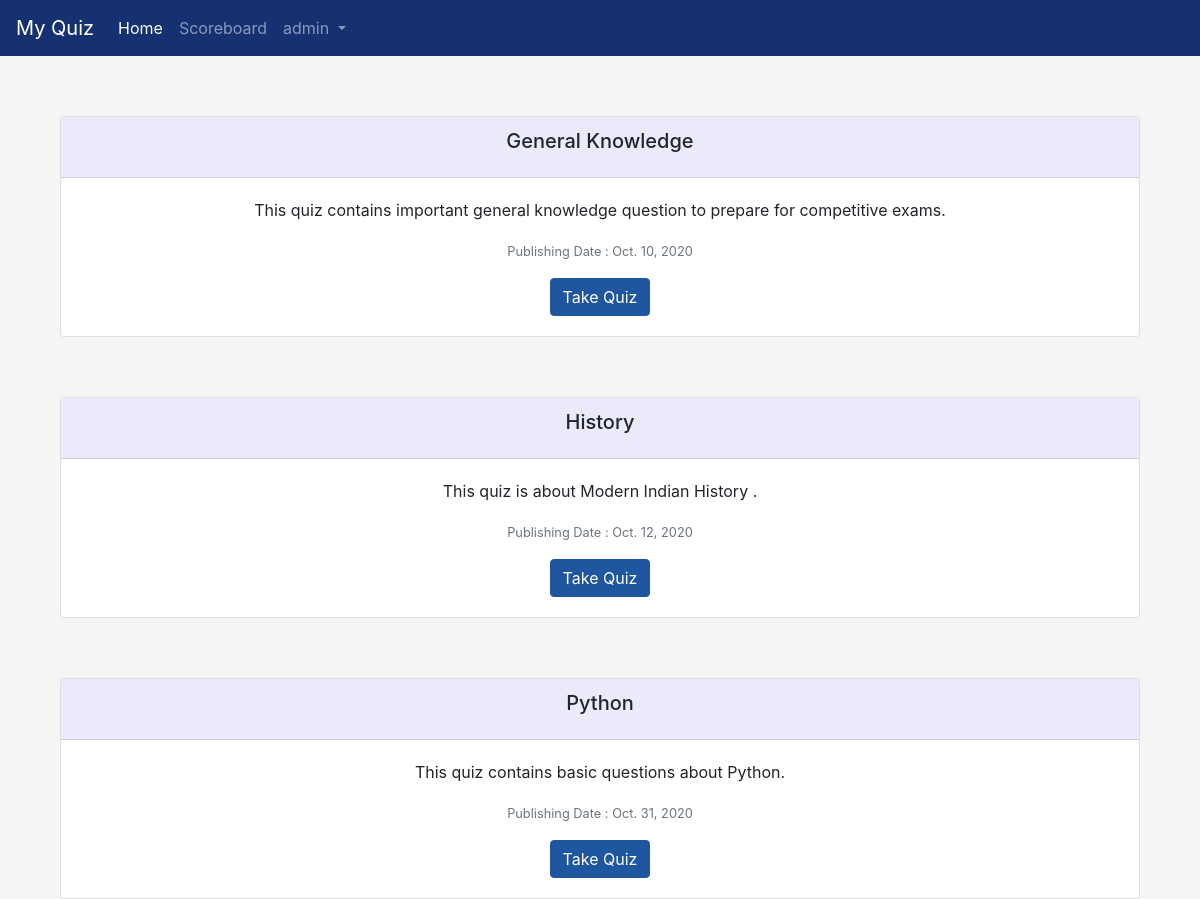
Screenshot of / (signed in) with the database file from the repository.
### quiz/models.py (models this page shows, shortened)
class Quiz(models.Model):
	name = models.CharField(max_length=100,default="")
	description = models.CharField(max_length=100)
	pub_date = models.DateField()
	class Meta:
		verbose_name = "Quizes"

### quiz/views.py (the view)
# urls.py: path('', views.index, name="QuizHome"),
def index(request):
    quizes = Quiz.objects.all()
    params = {'quiz': quizes}
    lst.clear()
    anslist.clear()
    return render(request, 'index.html', params)

### quiz/templates/index.html (shortened to what this page needs)
{% extends 'basic.html' %}
{% block body %}
{% for i in quiz %}
<div class="card text-center ">
    <div class="card-header">
        <h5 class="card-title">{{ i.name }}</h5>
    </div>
    <div class="card-body">
        <p class="card-text">{{ i.description }}</p>
        <p class="card-text"><small class="text-muted">Publishing Date : {{ i.pub_date }}</small></p>
        <a href="quizview/{{ i.id }}">
        <button class="btn btn-primary ">Take Quiz</button></a>
    </div>
</div>
{% endfor %}
{% endblock %}

### quiz/templates/basic.html (shortened to what this page needs)
<!doctype html>
<html lang="en">
<head>
  <link rel="stylesheet" href="https://stackpath.bootstrapcdn.com/bootstrap/4.5.2/css/bootstrap.min.css"
>
  {% load static %}
  <link rel="stylesheet" href="{% static 'style.css'%}">
</head>
<body class="basic">
  <nav class="navbar navbar-expand-lg navbar-dark bg-nav">
    <a class="navbar-brand" href="#">My Quiz</a>
    <div class="collapse navbar-collapse" id="navbarSupportedContent">
      <ul class="navbar-nav mr-auto">
        <li class="nav-item active">
          <a class="nav-link" href="/">Home <span class="sr-only">(current)</span></a>
        </li>
        <li class="nav-item">
          <a class="nav-link" href="/scoreboard">Scoreboard</a>
        </li>
        {% if request.user.is_anonymous %}
        <li class="nav-item">
          <a class="nav-link" href="/login">Login</a>
        </li>
        {% else %}
        <li class="nav-item dropdown">
          <a class="nav-link dropdown-toggle" href="#" id="navbarDropdown" role="button" data-toggle="dropdown"
            aria-haspopup="true" aria-expanded="false">
            {{ request.user }}
          </a>
        </li>
        {% endif %}
      </ul>
    </div>
  </nav>
  {% block body %} {% endblock %}
</body>
</html>

### quiz/static/style.css (style rules this page uses)
.btn-primary { background-color: #1E56A0; border-color: #1E56A0; }
.card-header { background-color: #eaeafa; }
.bg-nav { background-color: #163172; }
.text-center { margin: 60px; }
.basic { display: inline; }
html, body { height: 100%; }
body { display: -ms-flexbox; display: inline; -ms-flex-align: center; align-items: center; padding-top: 40px; padding-bottom: 40px; background-color: #f5f5f5; }

### rows the page displays
Quiz: name "General Knowledge", description "This quiz contains important general knowledge question to prepare for competitive exams.", pub_date "Oct. 10, 2020"
Quiz: name "History", description "This quiz is about Modern Indian History .", pub_date "Oct. 12, 2020"
Quiz: name "Python", description "This quiz contains basic questions about Python.", pub_date "Oct. 31, 2020"

### other values shown
{{ request.user }} "admin"
